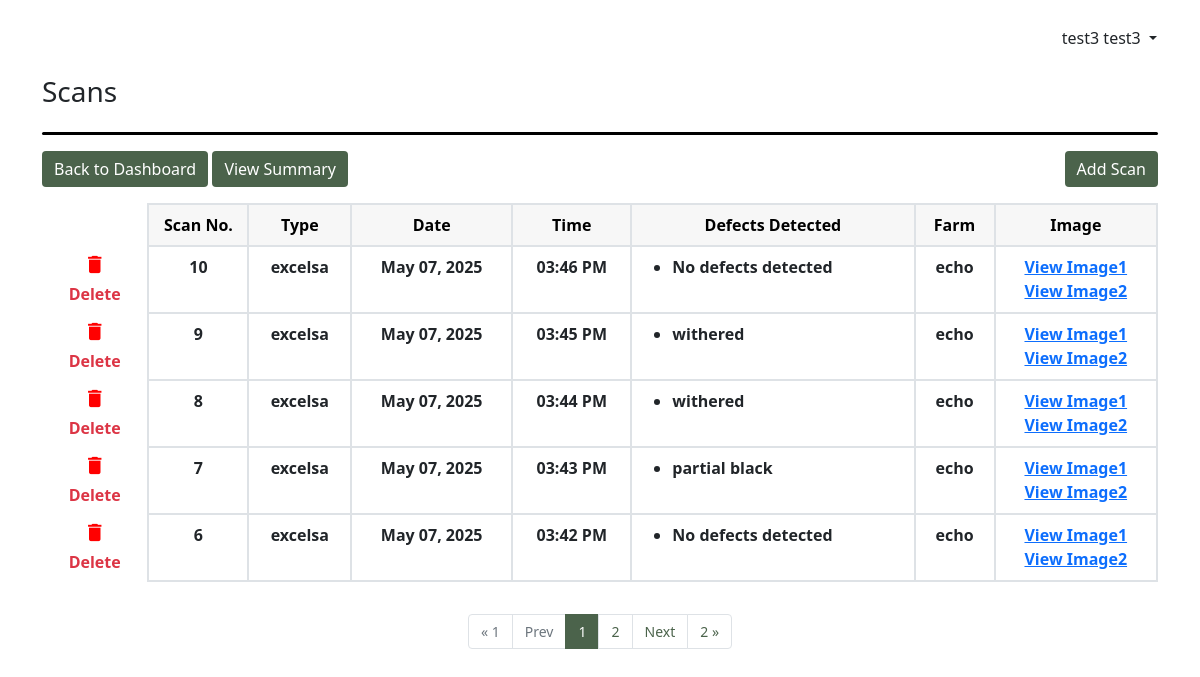
Page /dashboard/view/52/echo/ (signed in) on the committed database.
### apps/dashboard/models.py (models this page shows, shortened)
class DefectsDetected(models.Model):
    id = models.AutoField(primary_key=True)
    scan_number = models.IntegerField(null=False)
    date_scanned = models.DateTimeField(default=now)
    defects_detected = models.JSONField(max_length=50)
    scanned_image = models.CharField(max_length=255)
    scanned_image2 = models.CharField(max_length=255, null=True)
    batch = models.ForeignKey(BatchSession, on_delete=models.CASCADE)

class BatchSession(models.Model):
    batch_id = models.AutoField(primary_key=True)
    title = models.CharField(max_length=255, null=False)
    date_created = models.DateTimeField(default=now)
    bean_type = models.CharField(max_length=50)
    farm = models.CharField(max_length=255)
    user = models.ForeignKey(User, on_delete=models.CASCADE)

### apps/dashboard/views.py (the view)
# urls.py: path('dashboard/view/<int:batch_id>/<str:title>/', views.ScanListView.as_view(), name="view_scans"),
class ScanListView(LoginRequiredMixin, ListView):
    model = DefectsDetected
    template_name = "dashboard/scans_view.html"
    paginate_by = 5
    def get_context_data(self, **kwargs):
        context = super().get_context_data(**kwargs)
        batchSession = BatchSession.objects.get(batch_id=self.kwargs["batch_id"])
        context["objects"] = batchSession
        page_obj = context['page_obj']
        paginator = page_obj.paginator
        start_index = max(1, page_obj.number - 2)
        end_index = min(paginator.num_pages + 1, page_obj.number + 3)
        context['page_range'] = range(start_index, end_index)
        return context
    def get_queryset(self):
        all_defects = DefectsDetected.objects.filter(batch_id=self.kwargs["batch_id"]).order_by("-scan_number")
        self.queryset = all_defects
        return super().get_queryset()

### apps/dashboard/templates/dashboard/scans_view.html (shortened to what this page needs)
{% extends "layout.html" %}
{% load static %}
{% block head_content %}
<div class="d-inline-flex align-items-end gap-3">
  <h3>Scans</h3>
</div>
<div class="my-3"
  style="
    width: 100%;
    height: 3px;
    background-color: black;
    border-radius: 20px;
  "></div>
{% endblock head_content %}
{% block content %}
<div class="container-fluid m-0 p-0">
  <div class="d-flex justify-content-between">
    <div>
        <a href=" {% url "dashboard" %} " class="text-decoration-none">
        <button class="btn btn-success mb-3">Back to Dashboard</button>
      </a>
      <a href="{% url 'view_summary' objects.batch_id objects.title %}"
        class="text-decoration-none">
        <button class="btn btn-success mb-3">View Summary</button>
      </a>
    </div>
    <a href="{% url "scan_option" objects.batch_id objects.title %}"
      class="text-decoration-none">
      <button class="btn btn-success mb-3">Add Scan</button>
    </a>
  </div>
  <div class="overflow-auto">
    <table
      class="table flex-wrap text-wrap custom-bordered table-data text-center ">
      <thead>
        <tr class="text-black">
          <th scope="col"></th>
          <th scope="col" style="width: 100px">Scan No.</th>
          <th scope="col">Type</th>
          <th scope="col">Date</th>
          <th scope="col">Time</th>
          <th scope="col" style="min-width: 150px">Defects Detected</th>
          <th scope="col">Farm</th>
          <th scope="col">Image</th>
        </tr>
      </thead>
      <tbody style="border-top: 0" id="scan_body_container">
        {% for defect in object_list %}
        <tr class="" id="scan_number_{{ defect.id }}">
          <td class="text-center p-0">
            <div
              class="btn button-show"
              type="button"
              data-bs-toggle="modal"
              data-bs-target="#modal"
              id="liveToastBtn"
              hx-get="{% url 'delete_view_scans' defect.id %}"
              hx-swap="innerHTML"
              hx-target="#swapelement"
              >
              <i class="material-icons" style="font-size: 23px; color: red"
                >delete</i
              >
              <div class="text-danger fw-bold">Delete</div>
            </div>
          </td>
          <td>{{ defect.scan_number}}</td>
          <td>{{ defect.batch.bean_type }}</td>
          <td>{{ defect.date_scanned|date:"F d, Y " }}</td>
          <td>{{ defect.date_scanned|date:"h:i A" }}</td>
          <td>
            <ul class="text-start">
              {% for each_defects_detected in defect.defects_detected %}
              <li>
                {% if each_defects_detected == "none" %}
                No defects detected
                {% else%}
                {{ each_defects_detected }}
                {% endif %}
              </li>
              {% endfor %}
            </ul>
          </td>
          <td>{{ defect.batch.farm }}</td>
          <td>
            <a
              target="_blank"
              href="{% static 'final_detected_images/' %}{{ defect.scanned_image }}"
              >View Image1</a>
              <br>
            <a
              target="_blank"
              href="{% static 'final_detected_images/' %}{{ defect.scanned_image2 }}"
              >View Image2</a>
          </td>
        </tr>
        {% endfor %}
      </tbody>
    </table>
  </div>
</div>
{% if page_obj.paginator.num_pages > 1%}
  {% if page_obj.has_next or page_obj.has_previous %}
  <nav aria-label="Page navigation " class="d-flex justify-content-center align-items-center">
    <ul class="pagination pagination-custom mt-3 mb-0">
      {% if not page_obj.has_previous %}
        <li class="page-item disabled">
          <a class="page-link" href="#">&laquo; 1</a>
        </li>
        <li class="page-item disabled">
          <a class="page-link" href="#">Prev</a>
        </li>
      {% endif %}
    {% for page_num in page_range %}
      {% if page_num == page_obj.number %}
        <li class="page-item current-page">
          <a class="page-link">{{ page_num }}</a>
        </li>
      {% else %}
        {% if search_query %}
        <li class="page-item">
          <a class="page-link" href="?page={{ page_num }}&search={{search_query}}">{{ page_num }}</a>
        </li>
        {% else %}
        <li class="page-item">
          <a class="page-link" href="?page={{ page_num }}">{{ page_num }}</a>
        </li>
        {% endif %}
      {% endif %}
    {% endfor %}
      {% if page_obj.has_next %}
        {% if search_query %}
        <li class="page-item"><a class="page-link" href="?page={{ page_obj.next_page_number }}&search={{search_query}}">Next</a></li>
        <li class="page-item"><a class="page-link" href="?page={{ page_obj.paginator.num_pages }}&search={{search_query}}">{{page_obj.paginator.num_pages}} &raquo;</a></li>
        {% else %}
        <li class="page-item"><a class="page-link" href="?page={{ page_obj.next_page_number }}">Next</a></li>
        <li class="page-item"><a class="page-link" href="?page={{ page_obj.paginator.num_pages }}">{{page_obj.paginator.num_pages}} &raquo;</a></li>
        {% endif %}
      {% endif %}
    </ul>
  </nav>
  {% endif %}
{% endif %}
{% endblock content %}

### apps/templates/layout.html (shortened to what this page needs)
{% load static %}
<!DOCTYPE html>
<html lang="en">
  <head>
    <link href="https://cdn.jsdelivr.net/npm/bootstrap@5.1.3/dist/css/bootstrap.min.css" rel="stylesheet" />
    <link href="{% static 'style.css' %}?v={{ current_time }}" rel="stylesheet"/>
  </head>
  <body>
    <div class="container-md mb-3">
      <div>
        <div class="title row flex-column-reverse flex-sm-row m-0">
          <h3 class="col my-4 p-0">
          </h3>
          <div class="col col-sm-3 my-4 col-md-3 text-sm-center text-md-end p-0">
            <div
              class="dropdown-toggle btn p-0"
              data-bs-toggle="dropdown"
              aria-expanded="false">
              {{ request.user.first_name }} {{ request.user.last_name }}
            </div>
          </div>
        </div>
        {% block head_content %} {% endblock head_content %}
      </div>
      {% block content %} {% endblock content %}
    </div>
  </body>
</html>

### static/style.css (style rules this page uses)
:root { --main-green-theme: rgb(75, 99, 75); }
.title > h3 { font-size: 2em; font-family: "Oswald", sans-serif; font-optical-sizing: auto; font-style: normal; color: rgb(75, 99, 75); }
.btn-success { background-color: var(--main-green-theme); border: none; }
thead { color: grey; }
.table-data th, .table-summary th { background-color: rgba(128, 128, 128, 0.062); vertical-align: middle; }
.table-data th:first-child { background-color: transparent; }
.table-data td { font-weight: 600; }
table.custom-bordered td, table.custom-bordered th, table.table-summary td, table.table-summary th { border: 2px solid #dee2e6; }
table.custom-bordered th:first-child, table.custom-bordered td:first-child { border: none; }
@media screen and (min-width: 576px) { .title > h3 { font-size: 3em; } }
.page-link { color: var(--main-green-theme); }
.pagination-custom { font-size: 14px; }
.current-page a { color: white; background-color: var(--main-green-theme) !important; border-color: var(--main-green-theme) !important; }
@media screen and (min-width: 768px) { .title > h3 { font-size: 4em; } }

### rows in the picture
DefectsDetected: scan_number "10", batch.bean_type "excelsa", date_scanned "May 07, 2025", date_scanned "03:46 PM", batch.farm "echo"
DefectsDetected: scan_number "9", batch.bean_type "excelsa", date_scanned "May 07, 2025", date_scanned "03:45 PM", defects_detected "withered", batch.farm "echo"
DefectsDetected: scan_number "8", batch.bean_type "excelsa", date_scanned "May 07, 2025", date_scanned "03:44 PM", defects_detected "withered", batch.farm "echo"
DefectsDetected: scan_number "7", batch.bean_type "excelsa", date_scanned "May 07, 2025", date_scanned "03:43 PM", defects_detected "partial black", batch.farm "echo"
DefectsDetected: scan_number "6", batch.bean_type "excelsa", date_scanned "May 07, 2025", date_scanned "03:42 PM", batch.farm "echo"

### other values in the picture
{{ request.user.first_name }} "test3"
{{ request.user.last_name }} "test3"
{{ page_num }} "1"
{{ page_num }} "2"
{{ page_obj.paginator.num_pages }} "2"
